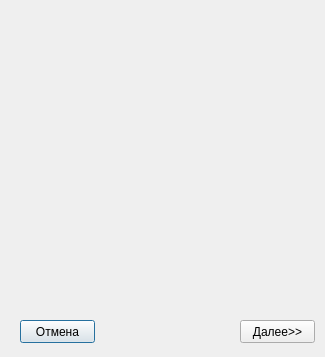
<?xml version="1.0" encoding="UTF-8"?>
<ui version="4.0">
 <class>newObjectMasterBase</class>
 <widget class="QDialog" name="newObjectMasterBase">
  <property name="geometry">
   <rect>
    <x>0</x>
    <y>0</y>
    <width>325</width>
    <height>357</height>
   </rect>
  </property>
  <property name="windowTitle">
   <string>Dialog</string>
  </property>
  <widget class="QPushButton" name="cancelButton">
   <property name="geometry">
    <rect>
     <x>20</x>
     <y>320</y>
     <width>75</width>
     <height>23</height>
    </rect>
   </property>
   <property name="text">
    <string>Отмена</string>
   </property>
  </widget>
  <widget class="QPushButton" name="okButton">
   <property name="geometry">
    <rect>
     <x>240</x>
     <y>320</y>
     <width>75</width>
     <height>23</height>
    </rect>
   </property>
   <property name="text">
    <string>Далее&gt;&gt;</string>
   </property>
  </widget>
 </widget>
 <resources/>
 <connections/>
</ui>
